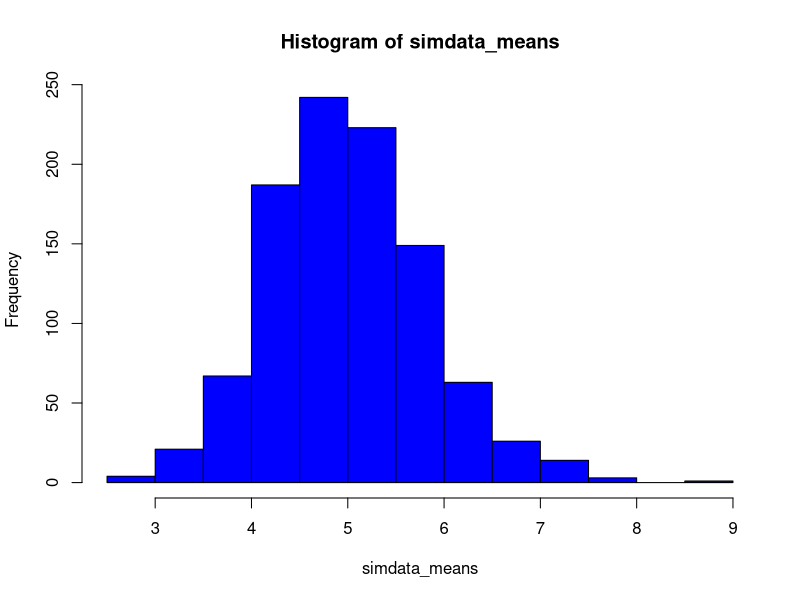
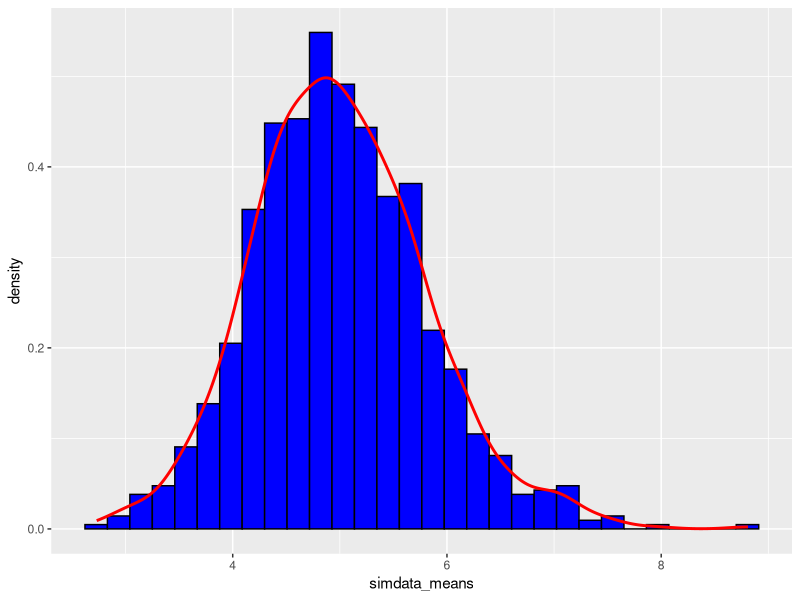

These figures' R source, in order:
## ---- chunk 1
library(ggplot2)

nosim <- 1000;
n <- 40;
lambda <- 0.2;
## create a matrix with 1000 simulations each with 40 rexp generated 
## values
set.seed(234)
simdata <- matrix(rexp(nosim * n, rate=lambda), nosim);
## for each of the 1000 simulations calculate the average of across the 
## 40 values
simdata_means <- apply(simdata, 1, mean);
hist(simdata_means, col="blue");
## ---- chunk 2
theoretical_mean <- 1/lambda;
print (paste("Theoretical center of the distribution = ", theoretical_mean));
print (paste("Actual center of the distribution based on the simulations = ", round(mean(simdata_means), 3)));
## ---- chunk 3
theoretical_var <- (1/lambda)^2/n;
theoretical_sd <- 1/lambda/sqrt(n);
print (paste("Theoretical variance = ", theoretical_var));
print (paste("Actual variance based on the simulations = ", round(var(simdata_means), 3)));
print (paste("Theoretical standard deviation = ", round(theoretical_sd, 3)));
print (paste("Actual standard deviation based on the simulations = ", round(sd(simdata_means), 3)));
## ---- chunk 4
plotdata <- data.frame(simdata_means);
m <- ggplot(plotdata, aes(x = simdata_means)); 
m <- m + geom_histogram(aes(y=..density..), colour="black", fill = "blue")
m + geom_density(colour="red", size=1);
